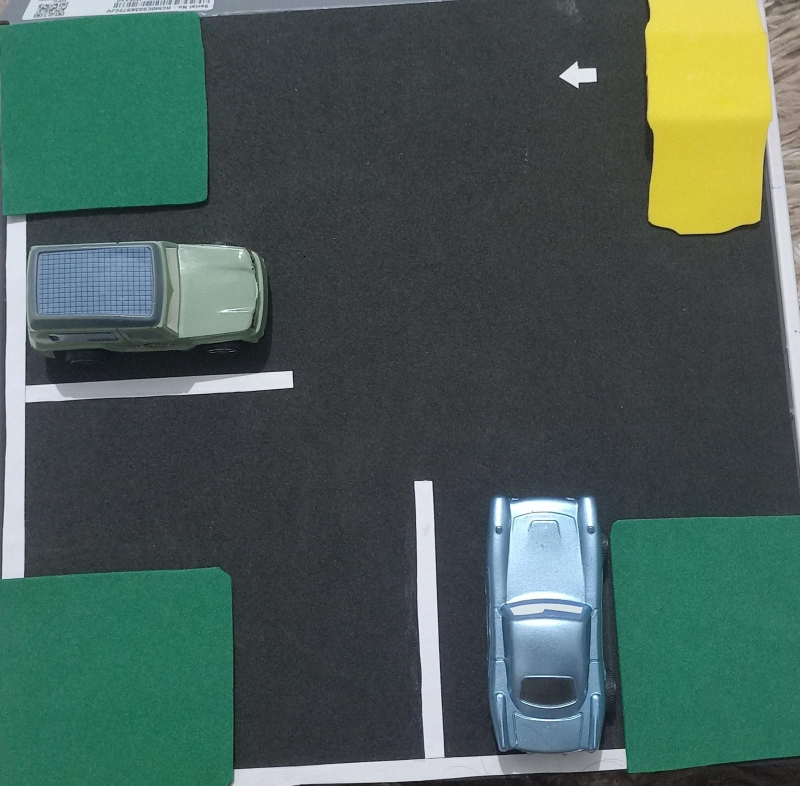
#> input picture Project.IA/assets/inputs/image01.jpeg, 1600 x 1571 px, given in place of the camera (shown at 1/2 size)
$ python predictionsVagasCamera.py
#> lines starting #> are read from the running program, lines starting #| are printed output that depends on the picture; after the words box and inside, x2 and y2 are one past the last pixel; in counts of white or black regions, pixels touching at a corner belong together
import cv2
import numpy as np

def img_view(img, title_view):
    # Exibir a imagem na janela já aberta
    cv2.imshow(title_view, img)
    # Espera por 1 ms, e se 'q' for pressionado, o loop será interrompido
    if cv2.waitKey(1) & 0xFF == ord('q'):
        return False
    return True

def get_rectangles_by_q_lines(q_lines):
    rectangles = []
    for i in range(0, len(q_lines)-1):
        x_min = min(q_lines[i][0], q_lines[i][2])
        x_max = max(q_lines[i+1][0], q_lines[i+1][2])
        y_min = min(q_lines[i][1], q_lines[i+1][1])
        y_max = max(q_lines[i][3], q_lines[i+1][3])
        rectangles.append(((x_min, y_min), (x_max, y_max)))
    return rectangles

def plot_all_q_rectangles(image, rectangles_q1, rectangles_q2):
    # Desenhar os retângulos
    for rect in rectangles_q1:
        cv2.rectangle(image, rect[0], rect[1], (0, 0, 255), 2)
    for rect in rectangles_q2:
        cv2.rectangle(image, rect[0], rect[1], (0, 0, 255), 2)
    return image

def get_q_lines(image, vertical_lines):
    q1_lines = []
    q2_lines = []
    if vertical_lines is not None:
        for line in vertical_lines:
            x1, y1, x2, y2 = line
            if y2 < image.shape[1] // 2 and y1 < image.shape[1] // 2:
                q1_lines.append(line)
            else:
                q2_lines.append(line)
    return q1_lines, q2_lines

def separate_lines(lines):
    # Separar linhas horizontais e verticais
    horizontal_lines = []
    vertical_lines = []
    if lines is not None:
        for line in lines:
            x1, y1, x2, y2 = line[0]
            angle = np.arctan2(y2 - y1, x2 - x1) * 180 / np.pi  # Ângulo em graus
            if -10 <= angle <= 10:  # Linhas horizontais
                horizontal_lines.append((x1, y1, x2, y2))
            elif 80 <= abs(angle) <= 100:  # Linhas verticais
                vertical_lines.append((x1, y1, x2, y2))
    return horizontal_lines, vertical_lines

def detect_parking_spaces_from_camera():
    # Acessa a câmera (0 para a câmera padrão)
    cap = cv2.VideoCapture(0)

    # Criar a janela apenas uma vez
    cv2.namedWindow("Saída", cv2.WINDOW_NORMAL)

    while True:
        ret, image = cap.read()
#> image is the input picture: shape (1571, 1600, 3); mean B, G, R 86.1, 93.1, 73
        if not ret:
            print("Erro ao acessar a câmera.")
            break

        image = cv2.resize(image, (512, 512))
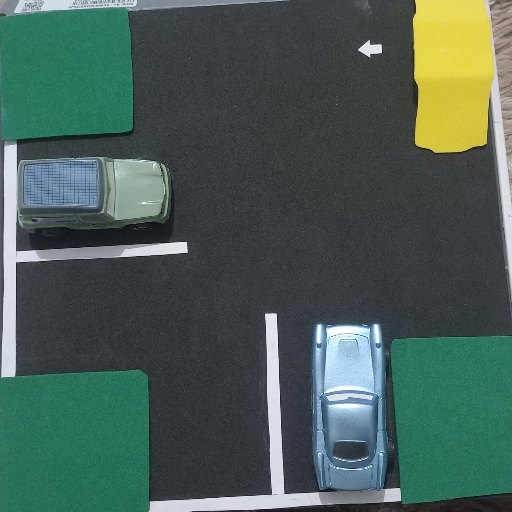
#> image: shape (512, 512, 3); mean B, G, R 86, 93, 72.9

        gray = cv2.cvtColor(image, cv2.COLOR_BGR2GRAY)
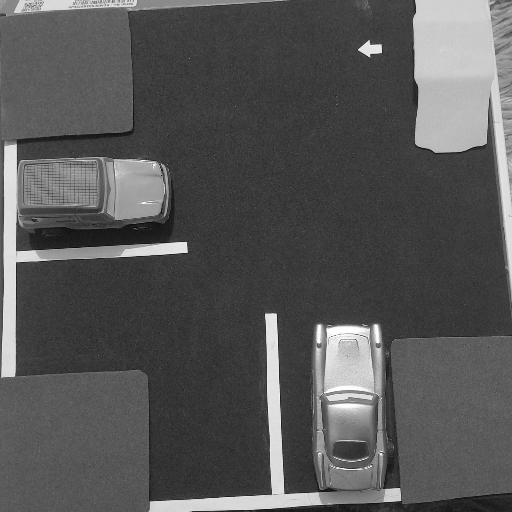
#> gray: shape (512, 512); min 3, max 255, mean 86.2

        # Suavizar a imagem
        blurred = cv2.GaussianBlur(gray, (9, 9), 0)
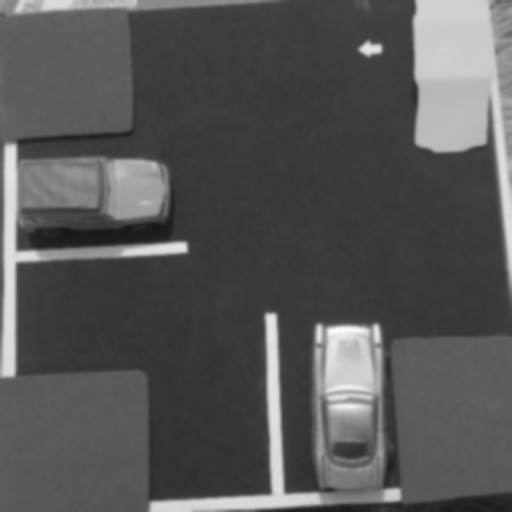
#> blurred: shape (512, 512); min 23, max 252, mean 86.2

        _, binary = cv2.threshold(blurred, 150, 255, cv2.THRESH_BINARY)
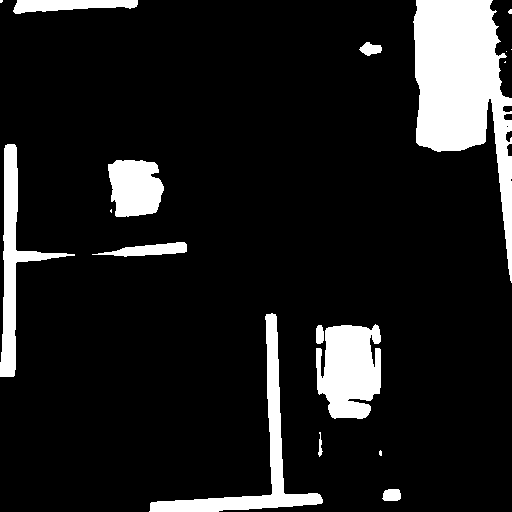
#> binary: shape (512, 512); 12% white; 18 white regions (7 under 20 px), largest, box (x1, y1, x2, y2) and area: (413, 0, 512, 283) 13489, (316, 324, 381, 419) 4887, (149, 313, 323, 512) 4298

        # Detectar bordas
        edges = cv2.Canny(binary, 50, 150)
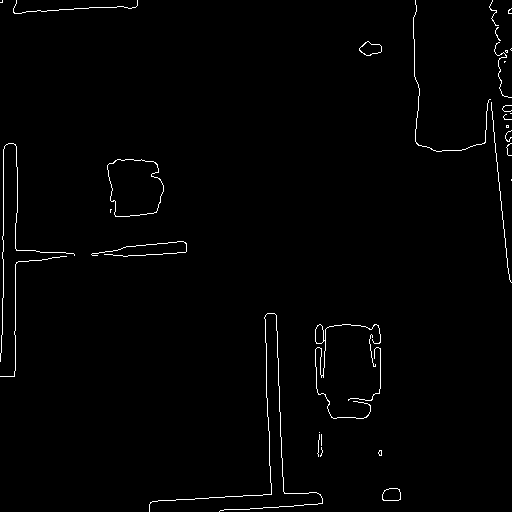
#> edges: shape (512, 512); 1.2% white in thin lines or dots

        # Detectar linhas usando a Transformada de Hough
        lines = cv2.HoughLinesP(edges, rho=1, theta=np.pi/180, threshold=100, minLineLength=100, maxLineGap=80)
#> lines = [[490, 99, 509, 279], [15, 370, 15, 144], [3, 376, 3, 149], [276, 315, 283, 506], [152, 501, 397, 488], [264, 317, 271, 507]]

        _, vertical_lines = separate_lines(lines)
#> the loop in separate_lines, `for line in lines:` made 6 passes
#> (x1, y1, x2, y2, angle) on passes 1 to 6: (490, 99, 509, 279, 83.97), (15, 370, 15, 144, -90), (3, 376, 3, 149, -90), (276, 315, 283, 506, 87.9), (152, 501, 397, 488, -3.04), (264, 317, 271, 507, 87.89)
#> after the loop in separate_lines, `for line in lines:`: horizontal_lines = [(152, 501, 397, 488)]; vertical_lines = [(490, 99, 509, 279), (15, 370, 15, 144), (3, 376, 3, 149), (276, 315, 283, 506), (264, 317, 271, 507)]

        q1_lines, q2_lines = get_q_lines(image, vertical_lines)
#> the loop in get_q_lines, `for line in vertical_lines:` made 5 passes
#> after the loop in get_q_lines, `for line in vertical_lines:`: q1_lines = []; q2_lines has the same summary as vertical_lines in separate_lines
#> q1_lines = []; q2_lines has the same summary as vertical_lines in separate_lines
        q1_lines = sorted(q1_lines, key=lambda x: x[0])
        q2_lines = sorted(q2_lines, key=lambda x: x[0])
#> q2_lines = [(3, 376, 3, 149), (15, 370, 15, 144), (264, 317, 271, 507), (276, 315, 283, 506), (490, 99, 509, 279)]

        rectangles_q1 = get_rectangles_by_q_lines(q1_lines)
#> after the loop in get_rectangles_by_q_lines, `for i in range(0, len(q_lines)-1):`: rectangles = []
#> rectangles_q1 = []
        rectangles_q2 = get_rectangles_by_q_lines(q2_lines)
#> the loop in get_rectangles_by_q_lines (call 2), `for i in range(0, len(q_lines)-1):` made 4 passes
#> (x_min, x_max, y_min, y_max) on passes 1 to 4: (3, 15, 370, 149), (15, 271, 317, 507), (264, 283, 315, 507), (276, 509, 99, 506)
#> rectangles_q2 = [((3, 370), (15, 149)), ((15, 317), (271, 507)), ((264, 315), (283, 507)), ((276, 99), (509, 506))]

        image = plot_all_q_rectangles(image, rectangles_q1, rectangles_q2)
#> the loop in plot_all_q_rectangles, `for rect in rectangles_q2:` made 4 passes
#> rect on passes 1 to 4: ((3, 370), (15, 149)), ((15, 317), (271, 507)), ((264, 315), (283, 507)), ((276, 99), (509, 506))
#> after the loop in plot_all_q_rectangles, `for rect in rectangles_q2:`:
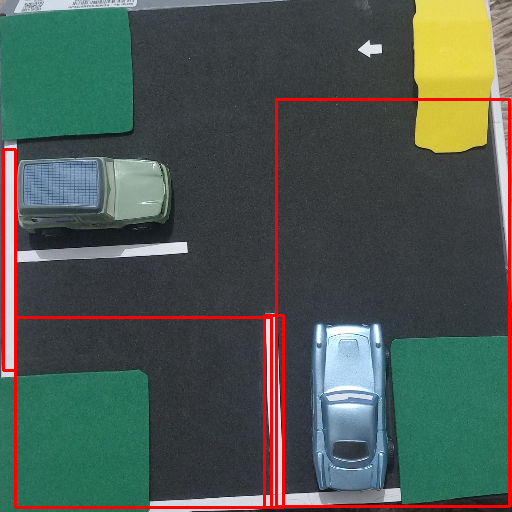
#> image: shape (512, 512, 3); 3.4% of pixels changed, all inside (x1, y1, x2, y2) = (2, 98, 511, 509)

        # Exibir a imagem e verificar se a tecla 'q' foi pressionada
        if not img_view(image, "Saída"):
#> (key q is pressed here)
            break

    cap.release()
    cv2.destroyAllWindows()

# Chamar a função para detectar espaços de estacionamento em tempo real
detect_parking_spaces_from_camera()

$ run again, on Project.IA/assets/inputs/image03.jpeg
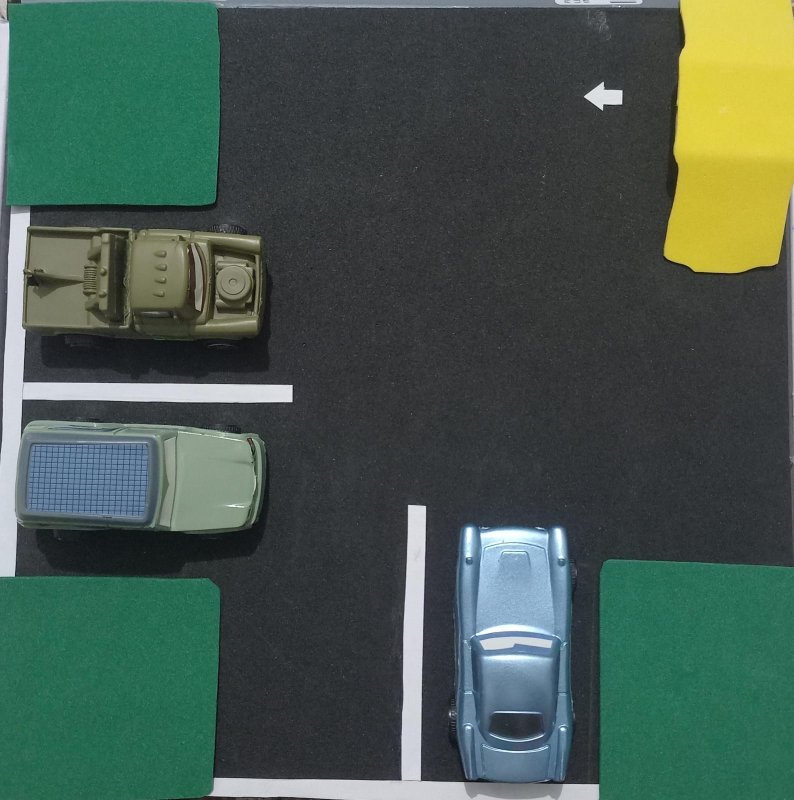
#> input picture Project.IA/assets/inputs/image03.jpeg, 1588 x 1600 px, given in place of the camera (shown at 1/2 size)
#> in detect_parking_spaces_from_camera, image is the input picture: shape (1600, 1588, 3); mean B, G, R 78.2, 88.2, 69.9
#> in detect_parking_spaces_from_camera, `_, binary = cv2.threshold(blurred, 150, 255, cv2.THRESH_BINARY)`:
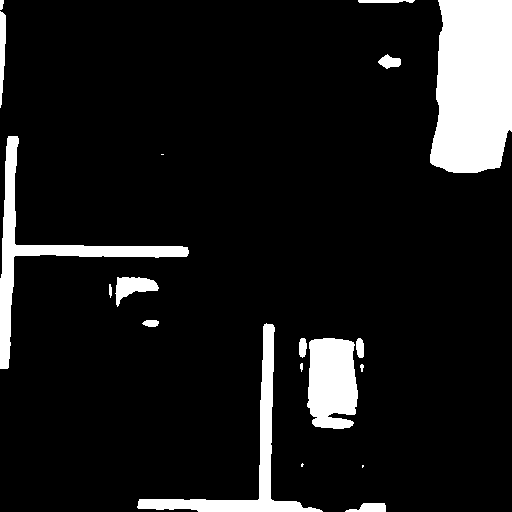
#> binary: shape (512, 512); 10.3% white; 19 white regions (3 under 20 px), largest, box (x1, y1, x2, y2) and area: (430, 0, 512, 173) 12456, (0, 136, 189, 369) 4551, (137, 323, 323, 512) 3977
#> edges: shape (512, 512); 0.97% white in thin lines or dots
#> lines = [[163, 498, 295, 500], [1, 243, 186, 246], [0, 277, 5, 147], [271, 498, 274, 326], [14, 256, 187, 256]]
#> the loop in separate_lines, `for line in lines:` made 5 passes
#> (x1, y1, x2, y2, angle) on passes 1 to 5: (163, 498, 295, 500, 0.868), (1, 243, 186, 246, 0.929), (0, 277, 5, 147, -87.8), (271, 498, 274, 326, -89), (14, 256, 187, 256, 0)
#> after the loop in separate_lines, `for line in lines:`: horizontal_lines = [(163, 498, 295, 500), (1, 243, 186, 246), (14, 256, 187, 256)]; vertical_lines = [(0, 277, 5, 147), (271, 498, 274, 326)]
#> the loop in get_q_lines, `for line in vertical_lines:` made 2 passes
#> after the loop in get_q_lines, `for line in vertical_lines:`: q1_lines = []; q2_lines = [(0, 277, 5, 147), (271, 498, 274, 326)]
#> in detect_parking_spaces_from_camera, `q1_lines, q2_lines = get_q_lines(image, vertical_lines)`: q1_lines = []; q2_lines = [(0, 277, 5, 147), (271, 498, 274, 326)]
#> after the loop in get_rectangles_by_q_lines, `for i in range(0, len(q_lines)-1):`: rectangles = []
#> the loop in get_rectangles_by_q_lines (call 2), `for i in range(0, len(q_lines)-1):` made 1 pass
#> (x_min, x_max, y_min, y_max) on pass 1: (0, 274, 277, 326)
#> rectangles_q2 = [((0, 277), (274, 326))]
#> the loop in plot_all_q_rectangles, `for rect in rectangles_q2:` made 1 pass
#> rect on pass 1: ((0, 277), (274, 326))
#> after the loop in plot_all_q_rectangles, `for rect in rectangles_q2:`:
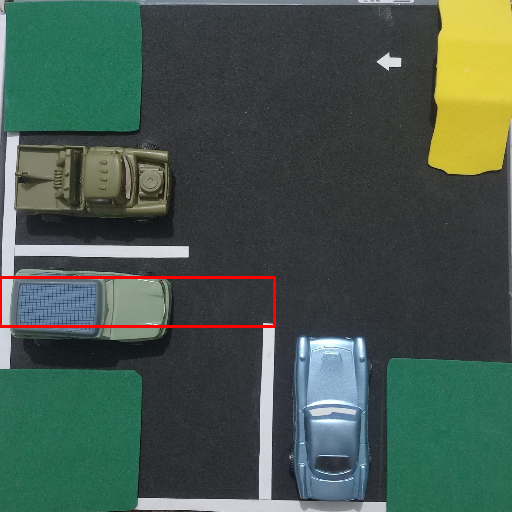
#> image: shape (512, 512, 3); mean B, G, R 77.3, 87.3, 71
